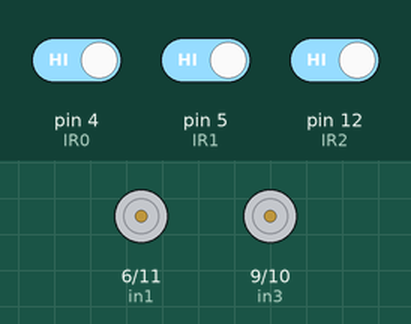
Bench run of a sketch on a simulated Arduino Mega 2560, built with avr-gcc and run on an emulated ATmega2560. On the bench: motor-driver pin pairs drawn as motors (green arrow = first pin HIGH = forward, orange = second pin HIGH = backward, longer = more drive, scaled by the enable pin). Inputs (shaded band) come from the test bench; at power-on: pin 4 (IR0) HIGH, pin 5 (IR1) HIGH, pin 12 (IR2) HIGH.

Above: at 1.2 s.
1.3 s: pin 4 (IR0) driven LOW
At 4.8 s:
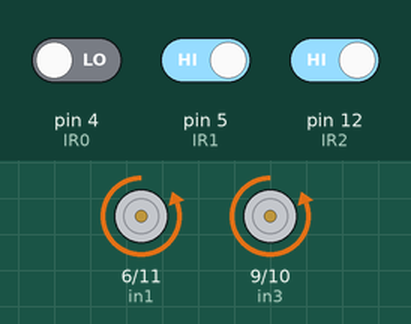
8.9 s: pin 4 (IR0) driven HIGH
At 11.3 s:
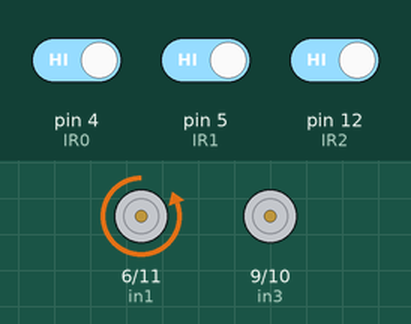
Timing chart, 0 to 12.8 s (numbered marks = the images above; inputs shaded):
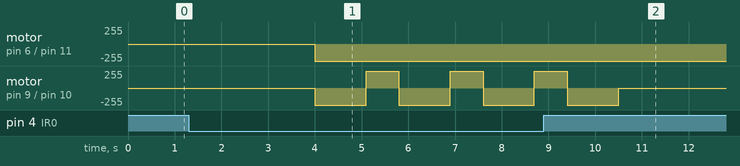

The sketch:

maze-solver.ino
```cpp
////////////////////motor shield driving pins//////////////////////
#define in1 6
#define in2 11
#define in3 9
#define in4 10
#define en1 45      //enable1 and 2 will be always HIGH in setup()
#define en2 50
//////////////////IR sensors feedback pins/////////////////////////
#define IR0 4     //right
#define IR1 5     //middle                       //depending on the type of IR sensor you might need an analog input
#define IR2 12    //left
///////////////// finishing LED pin //////////////////////////////
#define LED 11
///////////////// turning and checking values/////////////////////
#define turn_right 700
#define turn_left  700
#define one_inch_for   1100      //might change depending on your hardware
#define one_inch_back   500
#define turn_u 1371
#define sped 13
//////////////////initialising some variables ///////////////////
int IRS[3] = {0,0,0};
int a;
int b;
int c;
int l = 1;
int h = 1;
int k = 1;
int time1;
int time2;
int deltaTime = 0 ;

void setup() {
 pinMode(in1,OUTPUT);
 pinMode(in2,OUTPUT);
 pinMode(in3,OUTPUT);
 pinMode(in4,OUTPUT);
 pinMode(en1,OUTPUT);
 pinMode(en2,OUTPUT);
 pinMode(IR0,INPUT);
 pinMode(IR1,INPUT);
 pinMode(IR2,INPUT);
 digitalWrite(en1,HIGH);
 digitalWrite(en2,HIGH);
 Serial.begin(9600);
}

void loop() {
  if(l){

  if(h == 1) delay(4000); // a delay at the begining to help when testing //just to delay the robot at the begining to help position it
  h = 2;


 check();
//+++++++++++++++++++++++++++++++++  line following  ++++++++++++++++++++++++++++++++++++++++++++++++++
  if( IRS[0] == 0 && IRS[1] == 1 && IRS[2] == 0 ) forward();

  if( IRS[0] == 1 && IRS[1] == 0 && IRS[2] == 0 ) {
    k = 1 ;
    forward_more_right();
    }

  if( IRS[0] == 0 && IRS[1] == 0 && IRS[2] == 1 ) {
    k = 1 ;
    forward_more_left();
    }
//+++++++++++++++++++++++++++++++++   maze solving conditions  ++++++++++++++++++++++++++++++++++++++++


//+++++++++++++++++++++ the conditions are discussed in the projects description +++++++++++++++++++++


  if( IRS[0] == 0 && IRS[1] == 1 && IRS[2] == 1 ) turnleft();
  if( IRS[0] == 1 && IRS[1] == 1 && IRS[2] == 0 ) condition_1();      //condition_1 and 2 are found below
  else if( IRS[0] == 1 && IRS[1] == 1 && IRS[2] == 1 ) condition_2();

//////////////////////////////////////////////////////////////////////////////////////////////////////////
  else if( IRS[0] == 0 && IRS[1] == 0 && IRS[2] == 0 ){
  if (k == 1)   time1 = millis();
  k = 2;
  if( k == 2) time2 = millis();               //this process is just to know if there is an intersection and the robot should make an U_turn or it should just
    deltaTime = time2 - time1;                // wait till the forward_more_right() or more left are called this problem only appears when using only 3 IR sensors
  if ( deltaTime > 1000) turnU();             // this is not needed when using 5 sensors (all conditions should be changed)
  }
////////////////////////////////////////////////////////////////////////////////////////////////////////////
}}
void check(){
  IRS[0] = digitalRead(IR0);
  IRS[1] = digitalRead(IR1);
  IRS[2] = digitalRead(IR2);

}
void forward(){
  k = 1 ;
  digitalWrite(in2,HIGH);
  digitalWrite(in4,HIGH);
  digitalWrite(in1,LOW);
  digitalWrite(in3,LOW);
}
void forward_more_right(){
  analogWrite(in2,sped);
  digitalWrite(in4,HIGH);
  digitalWrite(in1,LOW);
  digitalWrite(in3,LOW);
}
void forward_more_left(){
  digitalWrite(in2,HIGH);
  analogWrite(in4,sped);
  digitalWrite(in1,LOW);
  digitalWrite(in3,LOW);
}
void backward(){
  digitalWrite(in1,HIGH);
  digitalWrite(in3,HIGH);
  digitalWrite(in2,LOW);
  digitalWrite(in4,LOW);
}
void stop_cart(){
  k = 1 ;
  digitalWrite(in2,LOW);
  digitalWrite(in4,LOW);
  digitalWrite(in1,LOW);
  digitalWrite(in3,LOW);
}
void turnright (){
  k = 1 ;
  digitalWrite(in1,HIGH);
  digitalWrite(in3,LOW);
  digitalWrite(in2,LOW);
  digitalWrite(in4,HIGH);
  delay(turn_right);
  stop_cart();
}
void turnleft (){
  k = 1 ;
  forward_inch();
  digitalWrite(in1,LOW);
  digitalWrite(in3,HIGH);
  digitalWrite(in2,HIGH);
  digitalWrite(in4,LOW);
  delay(turn_left);
  stop_cart();
}
void turnU (){
  digitalWrite(in1,LOW);
  digitalWrite(in3,HIGH);
  digitalWrite(in2,HIGH);
  digitalWrite(in4,LOW);
  delay(turn_u);
  k = 1;
  stop_cart();
}
void forward_inch(){
  forward();
  delay(one_inch_for);
  stop_cart();
}
void backward_inch(){
  backward();
  delay(one_inch_back);
  stop_cart();
}
void condition_1(){
  forward_inch();
  check();

  if( IRS[0] == 0 && IRS[1] == 1 && IRS[2] == 0 ){
    forward();
  }

  if( IRS[0] == 0 && IRS[1] == 0 && IRS[2] == 0 ){
    turnright();
  }
}
void condition_2(){
  forward_inch();
  check();

  if( IRS[0] == 1 && IRS[1] == 1 && IRS[2] == 1){
    stop_cart();
    l = 0;
    digitalWrite(LED,HIGH);
  }
  else{
    turnleft();
  }
}
void Display(){
Serial.println(IRS[0]);
Serial.println(IRS[1]);
Serial.println(IRS[2]);
Serial.println("+++++++++++++++++++++++++++++++++++");
}
void Testing(){ // this function is for IR testing and configuration
  check();
 Display();}
```
